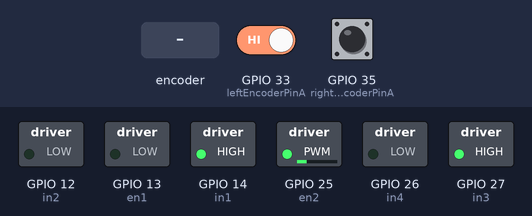
This sketch was run on a simulated ESP32. Parts: switched loads named in the sketch (green lamp = pin HIGH). The test bench sets the inputs (shaded band); at power-on: GPIO 35 (rightEncoderPinA) HIGH, GPIO 33 (leftEncoderPinA) HIGH. What the sketch prints to the serial monitor is not drawn.

Above: at 1.2 s.
1.3 s: GPIO 35 (rightEncoderPinA) pulsed LOW 2 times (0.12 s each, 0.3 s apart)
4.3 s: rotary encoder on GPIO 33 (leftEncoderPinA) / GPIO 32 (leftEncoderPinB) turned 3 steps (first pin leading)
Timing chart, 0 to 7.3 s (numbered marks = the images above; inputs shaded):
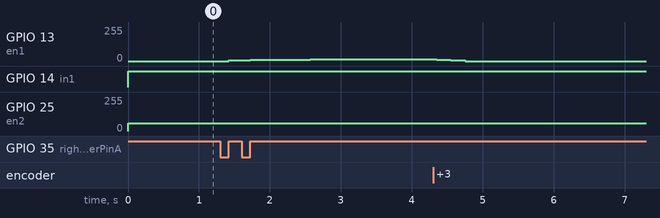

Measured:
- after the input at 1.3 s, GPIO 13 (en1): moves from 0/255 to 15/255 over 2.6 s, starting after 0.12 s

The sketch:

pid3.ino
```cpp
// Motor control pins for ESP32
const int en1 = 13;
const int in1 = 14;
const int in2 = 12;
const int en2 = 25;
const int in3 = 27;
const int in4 = 26;

// Encoder pins for ESP32
const int leftEncoderPinA = 33;
const int leftEncoderPinB = 32;
const int rightEncoderPinA = 35;
const int rightEncoderPinB = 34;

// Variables for encoder counts
volatile long leftEncoderCount = 0;
volatile long rightEncoderCount = 0;

// Variables for PID Control
long previousTime = 0;
float ePrevious = 0;
float eIntegral = 0;

void setup() {
  Serial.begin(115200);

  // Set pin modes
  pinMode(en1, OUTPUT);
  pinMode(in1, OUTPUT);
  pinMode(in2, OUTPUT);
  pinMode(en2, OUTPUT);
  pinMode(in3, OUTPUT);
  pinMode(in4, OUTPUT);

  pinMode(leftEncoderPinA, INPUT);
  pinMode(leftEncoderPinB, INPUT);
  pinMode(rightEncoderPinA, INPUT);
  pinMode(rightEncoderPinB, INPUT);

  // Interrupts for encoder pins
  attachInterrupt(digitalPinToInterrupt(leftEncoderPinA), handleLeftEncoderA, RISING);
  attachInterrupt(digitalPinToInterrupt(rightEncoderPinA), handleRightEncoderA, RISING);
}

void loop() {
  float speed1 = 60;
  // Set desired setpoint for right motor
  int target = rightEncoderCount;
  // Move left motor forward
  digitalWrite(in3, HIGH);
  digitalWrite(in4, LOW);
  analogWrite(en2, speed1); // Change the PWM value as needed

  // PID gains and computation
  float kp = 5.0;
  float kd = 0.0;
  float ki = 1.0;
  float u = pidController(target, kp, kd, ki);
  float speed2 = fabs(u);

  // Control right motor based on PID
  moveMotor(in1, in2, en1, u);

  // Print statements for debugging
  Serial.print(rightEncoderCount);
  Serial.print(", ");
  Serial.println(leftEncoderCount);
}

// Functions called during interrupts
void handleLeftEncoderA() {
  leftEncoderCount++;
}
void handleRightEncoderA() {
  rightEncoderCount++;
}

void moveMotor(int dirPin1, int dirPin2, int pwmPin, float u) {
  // Maximum motor speed
  float speed = fabs(u);
  if (speed > 255) {
    speed = 255;
  }

  // Stop the motor during overshoot
  if (rightEncoderCount < leftEncoderCount) {
    speed = 0;
  }

  // Control the motor
  digitalWrite(dirPin1, HIGH);
  digitalWrite(dirPin2, LOW);
  analogWrite(pwmPin, speed);
}

float pidController(int target, float kp, float kd, float ki) {
  // Measure time elapsed since the last iteration
  long currentTime = micros();
  float deltaT = ((float)(currentTime - previousTime)) / 1.0e6;

  // Compute the error, derivative, and integral
  int e = target - leftEncoderCount;
  float eDerivative = (e - ePrevious) / deltaT;
  eIntegral = eIntegral + e * deltaT;

  // Compute the PID control signal
  float u = (kp * e) + (kd * eDerivative) + (ki * eIntegral);

  // Update variables for the next iteration
  previousTime = currentTime;
  ePrevious = e;

  return u;
}
```
